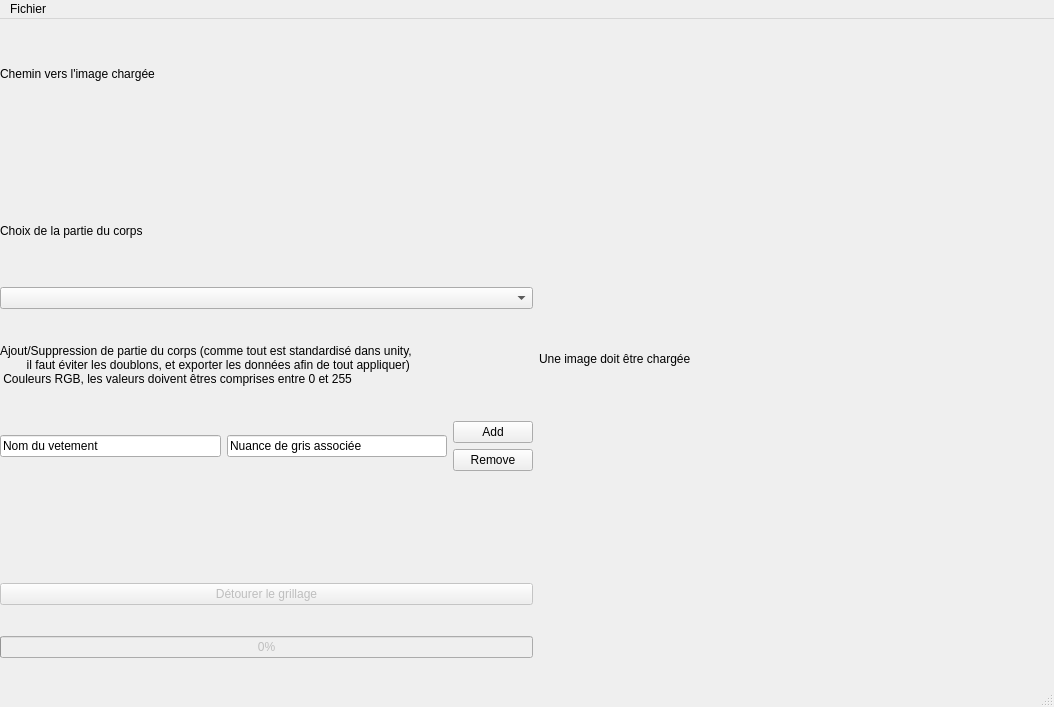
<?xml version="1.0" encoding="UTF-8"?>
<ui version="4.0">
 <class>MainWindow</class>
 <widget class="QMainWindow" name="MainWindow">
  <property name="geometry">
   <rect>
    <x>0</x>
    <y>0</y>
    <width>1054</width>
    <height>707</height>
   </rect>
  </property>
  <property name="minimumSize">
   <size>
    <width>1050</width>
    <height>700</height>
   </size>
  </property>
  <property name="windowTitle">
   <string>Alpha Mask Creator</string>
  </property>
  <property name="tabShape">
   <enum>QTabWidget::Rounded</enum>
  </property>
  <widget class="QWidget" name="centralwidget">
   <widget class="QWidget" name="horizontalLayoutWidget">
    <property name="geometry">
     <rect>
      <x>0</x>
      <y>10</y>
      <width>1051</width>
      <height>661</height>
     </rect>
    </property>
    <layout class="QHBoxLayout" name="horizontalLayout">
     <property name="sizeConstraint">
      <enum>QLayout::SetMinimumSize</enum>
     </property>
     <item>
      <layout class="QVBoxLayout" name="verticalLayout">
       <property name="sizeConstraint">
        <enum>QLayout::SetFixedSize</enum>
       </property>
       <item>
        <widget class="QLabel" name="label">
         <property name="maximumSize">
          <size>
           <width>16777215</width>
           <height>40</height>
          </size>
         </property>
         <property name="text">
          <string>Chemin vers l'image chargée</string>
         </property>
        </widget>
       </item>
       <item>
        <widget class="QLabel" name="PathLabel">
         <property name="maximumSize">
          <size>
           <width>16777215</width>
           <height>50</height>
          </size>
         </property>
         <property name="text">
          <string/>
         </property>
        </widget>
       </item>
       <item>
        <widget class="QLabel" name="label_2">
         <property name="maximumSize">
          <size>
           <width>16777215</width>
           <height>50</height>
          </size>
         </property>
         <property name="text">
          <string>Choix de la partie du corps</string>
         </property>
        </widget>
       </item>
       <item>
        <widget class="QComboBox" name="DropDown">
         <property name="autoFillBackground">
          <bool>false</bool>
         </property>
        </widget>
       </item>
       <item>
        <widget class="QLabel" name="label_3">
         <property name="maximumSize">
          <size>
           <width>16777215</width>
           <height>50</height>
          </size>
         </property>
         <property name="text">
          <string>Ajout/Suppression de partie du corps (comme tout est standardisé dans unity,
        il faut éviter les doublons, et exporter les données afin de tout appliquer)
 Couleurs RGB, les valeurs doivent êtres comprises entre 0 et 255</string>
         </property>
        </widget>
       </item>
       <item>
        <layout class="QHBoxLayout" name="horizontalLayout_2">
         <item>
          <widget class="QLineEdit" name="PartieCorps">
           <property name="sizePolicy">
            <sizepolicy hsizetype="Expanding" vsizetype="Maximum">
             <horstretch>0</horstretch>
             <verstretch>0</verstretch>
            </sizepolicy>
           </property>
           <property name="inputMask">
            <string/>
           </property>
           <property name="text">
            <string>Nom du vetement</string>
           </property>
          </widget>
         </item>
         <item>
          <widget class="QLineEdit" name="GreyValue">
           <property name="text">
            <string>Nuance de gris associée</string>
           </property>
          </widget>
         </item>
         <item>
          <layout class="QVBoxLayout" name="verticalLayout_2">
           <item>
            <widget class="QPushButton" name="Add">
             <property name="text">
              <string>Add</string>
             </property>
            </widget>
           </item>
           <item>
            <widget class="QPushButton" name="Remove">
             <property name="text">
              <string>Remove</string>
             </property>
            </widget>
           </item>
          </layout>
         </item>
        </layout>
       </item>
       <item>
        <widget class="QLabel" name="Etape">
         <property name="maximumSize">
          <size>
           <width>16777215</width>
           <height>50</height>
          </size>
         </property>
         <property name="text">
          <string/>
         </property>
        </widget>
       </item>
       <item>
        <widget class="QPushButton" name="InfectButton">
         <property name="enabled">
          <bool>false</bool>
         </property>
         <property name="sizePolicy">
          <sizepolicy hsizetype="Preferred" vsizetype="Fixed">
           <horstretch>0</horstretch>
           <verstretch>0</verstretch>
          </sizepolicy>
         </property>
         <property name="text">
          <string>Détourer le grillage</string>
         </property>
        </widget>
       </item>
       <item>
        <widget class="QProgressBar" name="progressBar">
         <property name="enabled">
          <bool>false</bool>
         </property>
         <property name="value">
          <number>0</number>
         </property>
         <property name="invertedAppearance">
          <bool>false</bool>
         </property>
        </widget>
       </item>
      </layout>
     </item>
     <item>
      <widget class="QLabel" name="ImageView">
       <property name="minimumSize">
        <size>
         <width>512</width>
         <height>512</height>
        </size>
       </property>
       <property name="maximumSize">
        <size>
         <width>512</width>
         <height>512</height>
        </size>
       </property>
       <property name="baseSize">
        <size>
         <width>512</width>
         <height>512</height>
        </size>
       </property>
       <property name="text">
        <string>Une image doit être chargée</string>
       </property>
      </widget>
     </item>
    </layout>
   </widget>
  </widget>
  <widget class="QMenuBar" name="menubar">
   <property name="geometry">
    <rect>
     <x>0</x>
     <y>0</y>
     <width>1054</width>
     <height>20</height>
    </rect>
   </property>
   <widget class="QMenu" name="menuFichier">
    <property name="title">
     <string>Fichier</string>
    </property>
    <addaction name="separator"/>
    <addaction name="Charger"/>
    <addaction name="Sauvegarder"/>
    <addaction name="ExpConstantes"/>
   </widget>
   <addaction name="menuFichier"/>
  </widget>
  <widget class="QStatusBar" name="statusbar"/>
  <action name="Charger">
   <property name="text">
    <string>Charger une image</string>
   </property>
  </action>
  <action name="Sauvegarder">
   <property name="text">
    <string>Sauvegarder le resultat</string>
   </property>
  </action>
  <action name="ExpConstantes">
   <property name="text">
    <string>Exporter les constantes en csv</string>
   </property>
  </action>
 </widget>
 <resources/>
 <connections/>
</ui>
